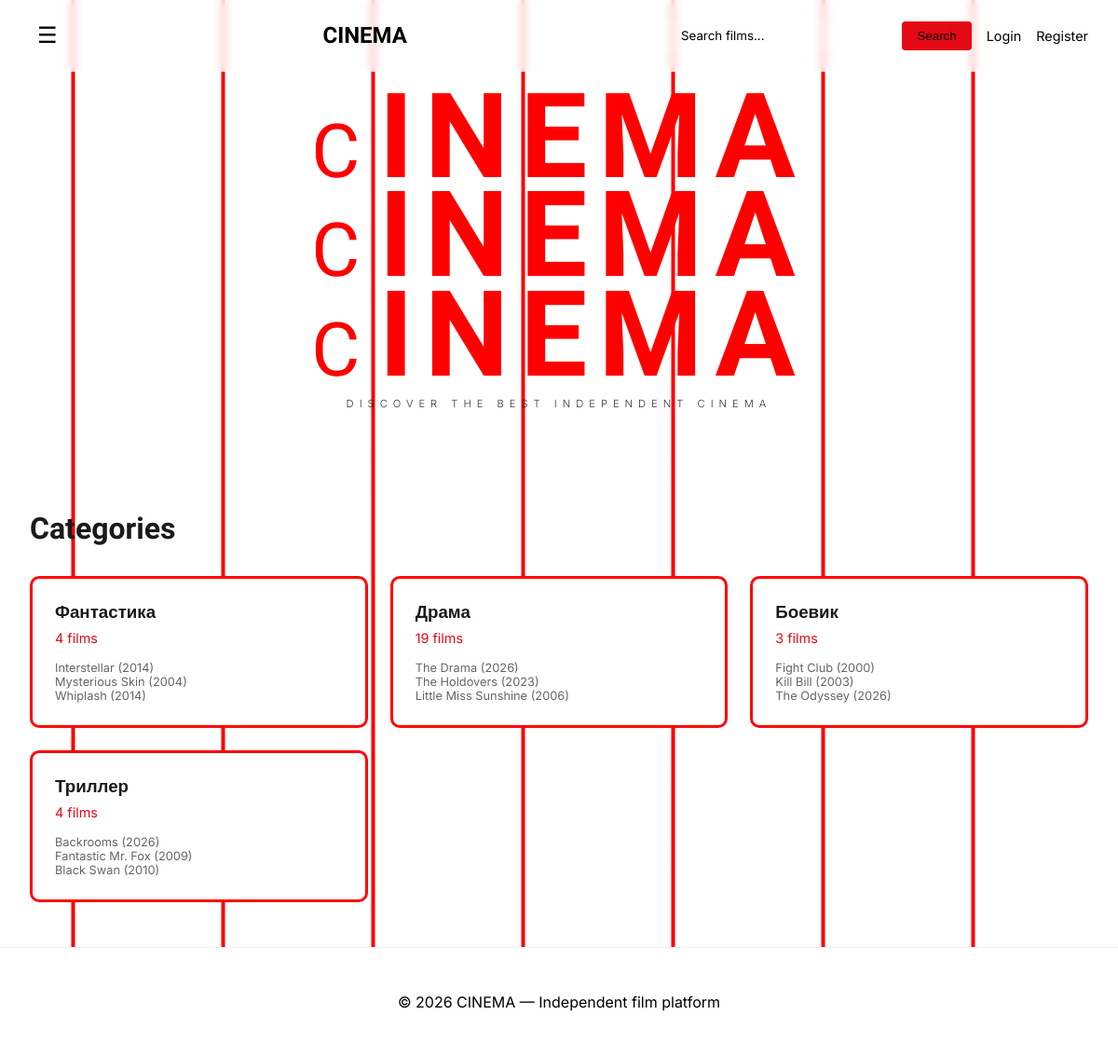
Page /categories/ on the committed database.
### movies/models.py (models this page shows, shortened)
class Category(models.Model):
    name = models.CharField("Жанр", max_length=100)
    slug = models.SlugField(max_length=100, unique=True)
    class Meta:
        verbose_name = "Жанр"
        verbose_name_plural = "Жанры"

class Movie(models.Model):
    title = models.CharField("Название", max_length=255)
    description = models.TextField("Описание")
    poster = models.URLField("Постер (ссылка)")
    backdrop = models.URLField("Фон (широкое фото)", blank=True) # Для Hero-баннера
    year = models.PositiveIntegerField("Год")
    rating = models.FloatField("Рейтинг", default=0.0)
    director = models.CharField("Director", max_length=200, blank=True, null=True)
    actors = models.ManyToManyField(Actor, related_name="movies", verbose_name="Актёры")
    category = models.ForeignKey('Category', on_delete=models.CASCADE)

### movies/views.py (the view)
# urls.py: path('categories/', views.categories_list, name='categories'),
def categories_list(request):
    categories = Category.objects.prefetch_related('movie_set').all()
    return render(request, 'movies/categories.html', {'categories': categories})

### templates/movies/categories.html
﻿{% extends 'base.html' %}
{% block content %}
<div style="max-width: 1200px; margin: 0 auto;">
    <h1 style="font-family: 'BBH Bartle', sans-serif; margin-bottom: 2rem;">Categories</h1>
    <div style="display: grid; grid-template-columns: repeat(auto-fill, minmax(300px, 1fr)); gap: 1.5rem;">
        {% for category in categories %}
        <div style="background: #ffffff; border: 3px solid rgb(255, 5, 5);border-radius: 10px; padding: 1.5rem;">
            <h3 style="margin-bottom: 0.5rem;">{{ category.name }}</h3>
            <p style="color: #e50914; font-size: 0.9rem;">{{ category.movie_set.count }} films</p>
            <div style="margin-top: 1rem; font-size: 0.8rem; color: #666;">
                {% for movie in category.movie_set.all|slice:":3" %}
                <div>{{ movie.title }} ({{ movie.year }})</div>
                {% endfor %}
            </div>
        </div>
        {% endfor %}
    </div>
</div>
{% endblock %}

### templates/base.html (shortened to what this page needs)
﻿<!DOCTYPE html>
<html lang="en">
<head>
</head>
<body>
    <div class="top-nav">
        <button class="menu-btn" onclick="toggleSidebar()">☰</button>
        <a href="/" class="logo">CINEMA</a>
        <div class="search-wrapper">
            <form class="search-form" action="/" method="get">
                <input type="search" name="q" class="search-input" placeholder="Search films..." value="{{ request.GET.q }}">
                <button type="submit" class="search-btn">Search</button>
            </form>
            <div class="user-info">
                {% if user.is_authenticated %}
                    <a href="/profile/">{{ user.username }}</a>
                    <a href="/logout/">Logout</a>
                {% else %}
                    <a href="/login/">Login</a>
                    <a href="/register/">Register</a>
                {% endif %}
            </div>
        </div>
    </div>
    <div class="main-content">
        <div class="hero-section">
            <div class="hero-overlay">
                <div class="title-stack">
                    <div class="title-item title-1">
                        <span>C</span>INEMA
                    </div>
                    <div class="title-item title-2">
                        <span>C</span>INEMA
                    </div>
                    <div class="title-item title-3">
                        <span>C</span>INEMA
                    </div>
                </div>
                <div class="hero-subtitle">DISCOVER THE BEST INDEPENDENT CINEMA</div>
            </div>
        </div>
        <div class="movies-section fade-in">
            {% block content %}
            {% endblock %}
        </div>
    </div>
    <div class="footer">
        <p>© 2026 CINEMA — Independent film platform</p>
    </div>
</body>
</html>

### templates/base.html (style rules this page uses)
* { margin: 0; padding: 0; box-sizing: border-box; }
body { font-family: 'Inter', sans-serif; background: #ffffff; color: #1a1a1a; overflow-x: hidden; }
body::before { content: ''; position: fixed; top: 0; left: 0; right: 0; bottom: 0; background: repeating-linear-gradient( 90deg, transparent 0px, transparent 76px, rgb(255, 0, 0) 77px, rgb(255, 0, 0) 80px, transparent 81px, transparent 161px ); pointer-events: none; z-index: 0; }
.main-content, .navbar, .hero-section, .footer { position: relative; z-index: 1; }
.top-nav { position: fixed; top: 0; right: 0; left: 0; background: rgba(255, 255, 255, 0.7); backdrop-filter: blur(5px); z-index: 100; padding: 1rem 2rem; display: flex; justify-content: space-between; align-items: center; border-bottom: 1px solid rgba(255, 255, 255, 0.1); }
.logo { font-size: 1.5rem; font-weight: 700; color: rgb(0, 0, 0); text-decoration: none; transition: opacity 0.3s; font-family: "BBH Bartle", sans-serif; }
.search-wrapper { display: flex; gap: 1rem; align-items: center; }
.search-input { background: rgba(255, 255, 255, 0.15); border: 1px solid rgba(255, 255, 255, 0.2); padding: 0.5rem 1rem; color: rgb(0, 0, 0); font-family: 'Inter', sans-serif; border-radius: 4px; width: 250px; }
.search-input::placeholder { color: rgb(0, 0, 0); }
.search-btn { background: #e50914; border: none; padding: 0.5rem 1rem; color: rgb(0, 0, 0); cursor: pointer; border-radius: 4px; transition: background 0.3s; }
.menu-btn { background: none; border: none; color: rgb(0, 0, 0); font-size: 1.5rem; cursor: pointer; padding: 0.5rem; transition: opacity 0.3s; }
.main-content { margin-top: 80px; }
.hero-section { position: relative; height: 0vh; min-height: 400px; overflow: hidden; }
.hero-overlay { position: absolute; bottom: 15%; left: 0; right: 0; text-align: center; z-index: 2; }
.title-stack { display: flex; flex-direction: column; align-items: center; justify-content: center; gap: 0.25rem; }
.title-item { font-family: "BBH Bartle", sans-serif; font-size: 8rem; font-weight: 900; letter-spacing: 12px; text-transform: uppercase; line-height: 0.8; color: rgb(255, 0, 0); }
.title-1 { opacity: 1; }
.title-2 { opacity: 1; }
.title-3 { opacity: 1; }
.title-item span:first-child { font-family: "BBH Bartle", sans-serif; font-size: 5rem; font-weight: 400; display: inline-block; margin-right: 0.1em; }
.hero-subtitle { font-size: 0.7rem; color: rgba(0, 0, 0, 0.8); letter-spacing: 6px; margin-top: 1rem; font-family: 'Inter', sans-serif; text-transform: uppercase; font-weight: 300; }
.movies-section { padding: 3rem 2rem; background: #ffffff00; }
.footer { text-align: center; padding: 3rem; color: #000000; border-top: 1px solid #eee; font-family: 'Inter', sans-serif; background: #ffffff; }
.fade-in { animation: fadeIn 0.6s ease-out; }
.user-info { display: flex; align-items: center; gap: 1rem; font-family: 'Inter', sans-serif; }
.user-info a { color: rgb(0, 0, 0); text-decoration: none; font-size: 0.9rem; }

### rows in the picture
Category: name "Фантастика", movie_set.count "4"
Movie: title "Interstellar", year "2014"
Movie: title "Mysterious Skin", year "2004"
Movie: title "Whiplash", year "2014"
Category: name "Драма", movie_set.count "19"
Movie: title "The Drama", year "2026"
Movie: title "The Holdovers", year "2023"
Movie: title "Little Miss Sunshine", year "2006"
Category: name "Боевик", movie_set.count "3"
Movie: title "Fight Club", year "2000"
Movie: title "Kill Bill", year "2003"
Movie: title "The Odyssey", year "2026"
Category: name "Триллер", movie_set.count "4"
Movie: title "Backrooms", year "2026"
Movie: title "Fantastic Mr. Fox", year "2009"
Movie: title "Black Swan", year "2010"
